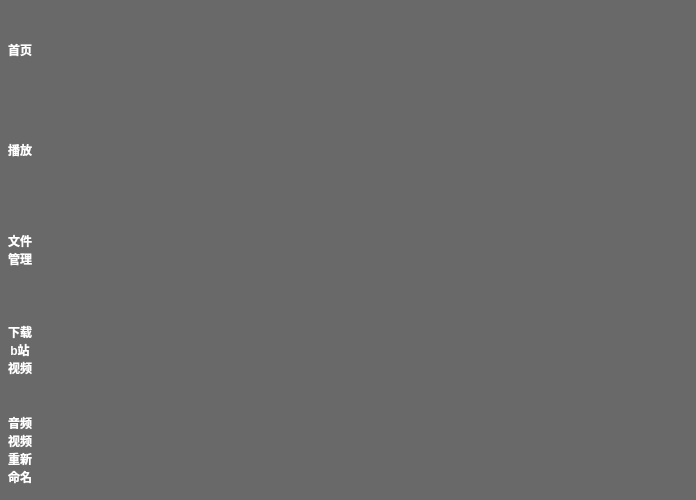
<?xml version="1.0" encoding="UTF-8"?>
<ui version="4.0">
 <class>RootPage</class>
 <widget class="QWidget" name="RootPage">
  <property name="geometry">
   <rect>
    <x>0</x>
    <y>0</y>
    <width>696</width>
    <height>429</height>
   </rect>
  </property>
  <property name="windowTitle">
   <string>Form</string>
  </property>
  <property name="styleSheet">
   <string notr="true">#RootPage{
background:	#696969;
}
QObject{
background : transparent;
color : white;
}
QPushButton{
background : transparent;
border : none;
}
QPushButton:hover{
background-color :	#778899;
}
QPushButton:pressed{
background-color :	 #D3D3D3;
}
</string>
  </property>
  <layout class="QVBoxLayout" name="verticalLayout">
   <property name="spacing">
    <number>0</number>
   </property>
   <property name="leftMargin">
    <number>0</number>
   </property>
   <property name="topMargin">
    <number>0</number>
   </property>
   <property name="rightMargin">
    <number>0</number>
   </property>
   <property name="bottomMargin">
    <number>0</number>
   </property>
   <item>
    <widget class="QFrame" name="frame">
     <property name="sizePolicy">
      <sizepolicy hsizetype="Preferred" vsizetype="Preferred">
       <horstretch>0</horstretch>
       <verstretch>1</verstretch>
      </sizepolicy>
     </property>
     <property name="styleSheet">
      <string notr="true"/>
     </property>
     <property name="frameShape">
      <enum>QFrame::Shape::NoFrame</enum>
     </property>
     <property name="frameShadow">
      <enum>QFrame::Shadow::Raised</enum>
     </property>
     <layout class="QHBoxLayout" name="horizontalLayout">
      <property name="spacing">
       <number>0</number>
      </property>
      <property name="leftMargin">
       <number>0</number>
      </property>
      <property name="topMargin">
       <number>0</number>
      </property>
      <property name="rightMargin">
       <number>0</number>
      </property>
      <property name="bottomMargin">
       <number>0</number>
      </property>
      <item>
       <widget class="QFrame" name="NavigationBar">
        <property name="styleSheet">
         <string notr="true"/>
        </property>
        <property name="frameShape">
         <enum>QFrame::Shape::NoFrame</enum>
        </property>
        <property name="frameShadow">
         <enum>QFrame::Shadow::Raised</enum>
        </property>
        <layout class="QVBoxLayout" name="verticalLayout_3">
         <property name="spacing">
          <number>0</number>
         </property>
         <property name="leftMargin">
          <number>0</number>
         </property>
         <property name="topMargin">
          <number>0</number>
         </property>
         <property name="rightMargin">
          <number>0</number>
         </property>
         <property name="bottomMargin">
          <number>0</number>
         </property>
         <item>
          <widget class="QPushButton" name="GoToHomePage">
           <property name="sizePolicy">
            <sizepolicy hsizetype="Expanding" vsizetype="Fixed">
             <horstretch>0</horstretch>
             <verstretch>0</verstretch>
            </sizepolicy>
           </property>
           <property name="minimumSize">
            <size>
             <width>40</width>
             <height>100</height>
            </size>
           </property>
           <property name="maximumSize">
            <size>
             <width>40</width>
             <height>100</height>
            </size>
           </property>
           <property name="font">
            <font>
             <bold>true</bold>
            </font>
           </property>
           <property name="text">
            <string>首页</string>
           </property>
          </widget>
         </item>
         <item>
          <widget class="QPushButton" name="GoToPlayMP4Page">
           <property name="minimumSize">
            <size>
             <width>40</width>
             <height>100</height>
            </size>
           </property>
           <property name="maximumSize">
            <size>
             <width>40</width>
             <height>100</height>
            </size>
           </property>
           <property name="font">
            <font>
             <bold>true</bold>
            </font>
           </property>
           <property name="text">
            <string>播放</string>
           </property>
          </widget>
         </item>
         <item>
          <widget class="QPushButton" name="pushButton_3">
           <property name="minimumSize">
            <size>
             <width>40</width>
             <height>100</height>
            </size>
           </property>
           <property name="maximumSize">
            <size>
             <width>40</width>
             <height>100</height>
            </size>
           </property>
           <property name="font">
            <font>
             <bold>true</bold>
            </font>
           </property>
           <property name="text">
            <string>文件
管理</string>
           </property>
          </widget>
         </item>
         <item>
          <widget class="QPushButton" name="DownloadBiliBiliVideoPage">
           <property name="minimumSize">
            <size>
             <width>40</width>
             <height>100</height>
            </size>
           </property>
           <property name="maximumSize">
            <size>
             <width>40</width>
             <height>100</height>
            </size>
           </property>
           <property name="font">
            <font>
             <bold>true</bold>
            </font>
           </property>
           <property name="text">
            <string>下载
b站
视频</string>
           </property>
          </widget>
         </item>
         <item>
          <widget class="QPushButton" name="GoToRenameSongPage">
           <property name="minimumSize">
            <size>
             <width>40</width>
             <height>100</height>
            </size>
           </property>
           <property name="maximumSize">
            <size>
             <width>40</width>
             <height>100</height>
            </size>
           </property>
           <property name="font">
            <font>
             <bold>true</bold>
            </font>
           </property>
           <property name="text">
            <string>音频
视频
重新
命名</string>
           </property>
          </widget>
         </item>
         <item>
          <spacer name="verticalSpacer">
           <property name="orientation">
            <enum>Qt::Orientation::Vertical</enum>
           </property>
           <property name="sizeHint" stdset="0">
            <size>
             <width>20</width>
             <height>40</height>
            </size>
           </property>
          </spacer>
         </item>
        </layout>
       </widget>
      </item>
      <item>
       <widget class="QFrame" name="PageContainer">
        <property name="sizePolicy">
         <sizepolicy hsizetype="Preferred" vsizetype="Preferred">
          <horstretch>1</horstretch>
          <verstretch>0</verstretch>
         </sizepolicy>
        </property>
        <property name="frameShape">
         <enum>QFrame::Shape::NoFrame</enum>
        </property>
        <property name="frameShadow">
         <enum>QFrame::Shadow::Raised</enum>
        </property>
        <layout class="QVBoxLayout" name="verticalLayout_2">
         <property name="spacing">
          <number>0</number>
         </property>
         <property name="leftMargin">
          <number>0</number>
         </property>
         <property name="topMargin">
          <number>0</number>
         </property>
         <property name="rightMargin">
          <number>0</number>
         </property>
         <property name="bottomMargin">
          <number>0</number>
         </property>
        </layout>
       </widget>
      </item>
     </layout>
    </widget>
   </item>
   <item>
    <widget class="MP3PlayerColumn" name="mp3_player_column" native="true"/>
   </item>
  </layout>
 </widget>
 <customwidgets>
  <customwidget>
   <class>MP3PlayerColumn</class>
   <extends>QWidget</extends>
   <header>mp3playercolumn.h</header>
   <container>1</container>
  </customwidget>
 </customwidgets>
 <resources/>
 <connections/>
</ui>
